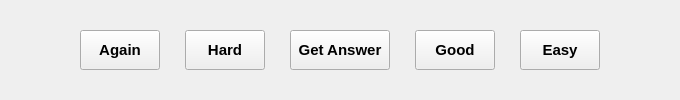
           <widget class="QWidget" name="buttonsWidget" native="true">
            <property name="sizePolicy">
             <sizepolicy hsizetype="Preferred" vsizetype="Preferred">
              <horstretch>0</horstretch>
              <verstretch>0</verstretch>
             </sizepolicy>
            </property>
            <layout class="QHBoxLayout" name="horizontalLayout_2" stretch="0,0,0,0,0,0,0">
             <property name="spacing">
              <number>25</number>
             </property>
             <property name="leftMargin">
              <number>0</number>
             </property>
             <property name="topMargin">
              <number>20</number>
             </property>
             <property name="rightMargin">
              <number>0</number>
             </property>
             <property name="bottomMargin">
              <number>20</number>
             </property>
             <item>
              <spacer name="horizontalSpacer_6">
               <property name="orientation">
                <enum>Qt::Orientation::Horizontal</enum>
               </property>
               <property name="sizeType">
                <enum>QSizePolicy::Policy::Preferred</enum>
               </property>
               <property name="sizeHint" stdset="0">
                <size>
                 <width>80</width>
                 <height>20</height>
                </size>
               </property>
              </spacer>
             </item>
             <item>
              <widget class="QPushButton" name="AgainButton">
               <property name="sizePolicy">
                <sizepolicy hsizetype="Preferred" vsizetype="Preferred">
                 <horstretch>0</horstretch>
                 <verstretch>0</verstretch>
                </sizepolicy>
               </property>
               <property name="minimumSize">
                <size>
                 <width>60</width>
                 <height>30</height>
                </size>
               </property>
               <property name="maximumSize">
                <size>
                 <width>120</width>
                 <height>40</height>
                </size>
               </property>
               <property name="font">
                <font>
                 <pointsize>11</pointsize>
                 <bold>true</bold>
                </font>
               </property>
               <property name="text">
                <string>Again</string>
               </property>
              </widget>
             </item>
             <item>
              <widget class="QPushButton" name="HardButton">
               <property name="sizePolicy">
                <sizepolicy hsizetype="Preferred" vsizetype="Preferred">
                 <horstretch>0</horstretch>
                 <verstretch>0</verstretch>
                </sizepolicy>
               </property>
               <property name="minimumSize">
                <size>
                 <width>60</width>
                 <height>30</height>
                </size>
               </property>
               <property name="maximumSize">
                <size>
                 <width>120</width>
                 <height>40</height>
                </size>
               </property>
               <property name="font">
                <font>
                 <pointsize>11</pointsize>
                 <bold>true</bold>
                </font>
               </property>
               <property name="text">
                <string>Hard</string>
               </property>
              </widget>
             </item>
             <item>
              <widget class="QPushButton" name="GetAnswerButton">
               <property name="sizePolicy">
                <sizepolicy hsizetype="Preferred" vsizetype="Preferred">
                 <horstretch>0</horstretch>
                 <verstretch>0</verstretch>
                </sizepolicy>
               </property>
               <property name="minimumSize">
                <size>
                 <width>100</width>
                 <height>30</height>
                </size>
               </property>
               <property name="maximumSize">
                <size>
                 <width>120</width>
                 <height>40</height>
                </size>
               </property>
               <property name="font">
                <font>
                 <pointsize>11</pointsize>
                 <bold>true</bold>
                </font>
               </property>
               <property name="text">
                <string>Get Answer</string>
               </property>
              </widget>
             </item>
             <item>
              <widget class="QPushButton" name="GoodButton">
               <property name="sizePolicy">
                <sizepolicy hsizetype="Preferred" vsizetype="Preferred">
                 <horstretch>0</horstretch>
                 <verstretch>0</verstretch>
                </sizepolicy>
               </property>
               <property name="minimumSize">
                <size>
                 <width>60</width>
                 <height>30</height>
                </size>
               </property>
               <property name="maximumSize">
                <size>
                 <width>120</width>
                 <height>40</height>
                </size>
               </property>
               <property name="font">
                <font>
                 <pointsize>11</pointsize>
                 <bold>true</bold>
                </font>
               </property>
               <property name="text">
                <string>Good</string>
               </property>
              </widget>
             </item>
             <item>
              <widget class="QPushButton" name="EasyButton">
               <property name="sizePolicy">
                <sizepolicy hsizetype="Preferred" vsizetype="Preferred">
                 <horstretch>0</horstretch>
                 <verstretch>0</verstretch>
                </sizepolicy>
               </property>
               <property name="minimumSize">
                <size>
                 <width>60</width>
                 <height>30</height>
                </size>
               </property>
               <property name="maximumSize">
                <size>
                 <width>120</width>
                 <height>40</height>
                </size>
               </property>
               <property name="font">
                <font>
                 <pointsize>11</pointsize>
                 <bold>true</bold>
                </font>
               </property>
               <property name="text">
                <string>Easy</string>
               </property>
              </widget>
             </item>
             <item>
              <spacer name="horizontalSpacer_7">
               <property name="orientation">
                <enum>Qt::Orientation::Horizontal</enum>
               </property>
               <property name="sizeType">
                <enum>QSizePolicy::Policy::Preferred</enum>
               </property>
               <property name="sizeHint" stdset="0">
                <size>
                 <width>80</width>
                 <height>20</height>
                </size>
               </property>
              </spacer>
             </item>
            </layout>
           </widget>
